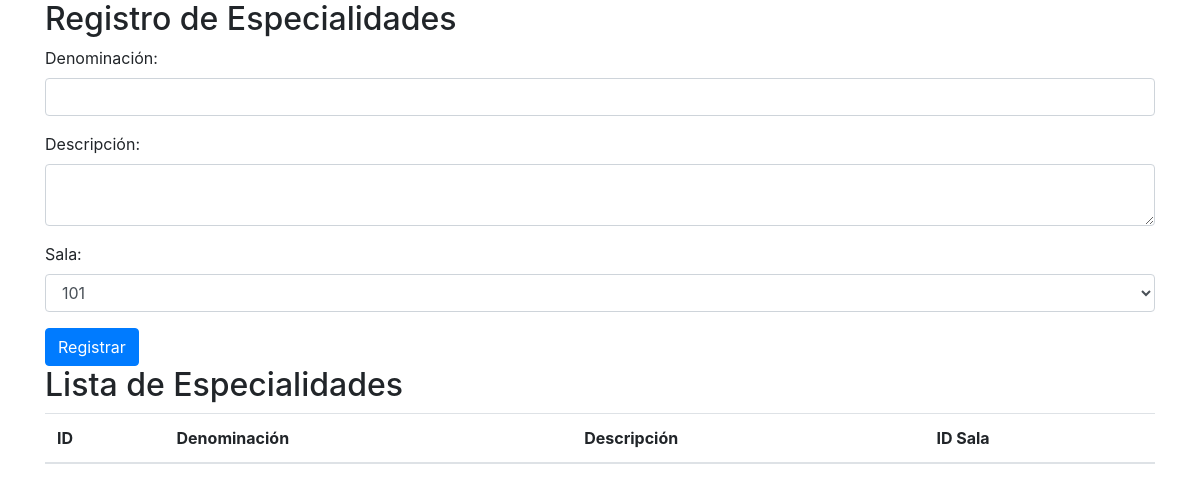
The app's page /admin/permisos/bbb/especialidad.php, older data.
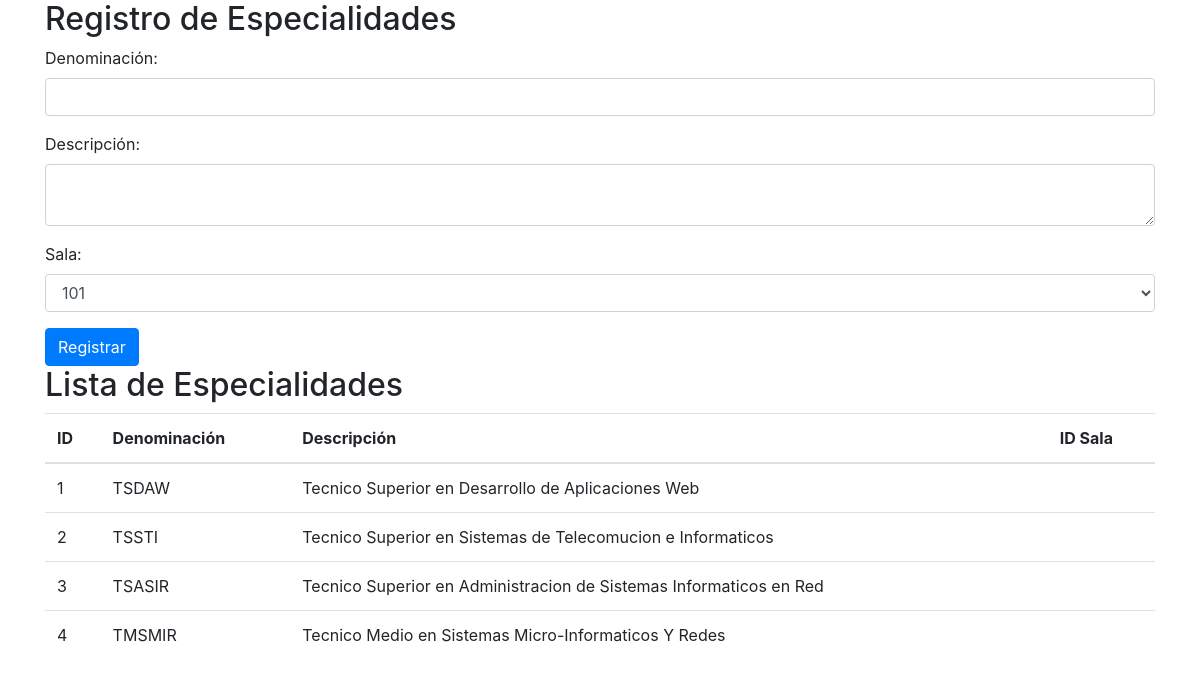
The same page, newer data.
### tables this page shows
create table especialidad(
    id_especialidad int PRIMARY key AUTO_INCREMENT,
    denominacion VARCHAR(45) NOT null,
    descripcion text NOT null
   
);

### admin/permisos/bbb/especialidad.php (the view, shortened to what this page needs)
<?php
include 'db.php';
$stmt = $pdo->query("SELECT * FROM especialidad");
$especialidades = $stmt->fetchAll();
?>
<!DOCTYPE html>
<html lang="es">
<head>
    <link rel="stylesheet" href="https://stackpath.bootstrapcdn.com/bootstrap/4.5.2/css/bootstrap.min.css">
</head>
<body>
<div class="container">
    <h2>Registro de Especialidades</h2>
    <form id="especialidadForm">
        <div class="form-group">
            <label for="denominacion">Denominación:</label>
            <input type="text" class="form-control" id="denominacion" name="denominacion" required>
        </div>
        <div class="form-group">
            <label for="descripcion">Descripción:</label>
            <textarea class="form-control" id="descripcion" name="descripcion" required></textarea>
        </div>
        <div class="form-group">
            <label for="id_sala">Sala:</label>
            <select class="form-control" id="id_sala" name="id_sala" required>
                <?php
                $salas = $pdo->query("SELECT * FROM sala")->fetchAll();
                foreach ($salas as $sala) {
                    echo "<option value='{$sala['id_sala']}'>{$sala['numero']}</option>";
                }
                ?>
            </select>
        </div>
        <button type="submit" class="btn btn-primary">Registrar</button>
    </form>
    <h2>Lista de Especialidades</h2>
    <table class="table">
        <thead>
            <tr>
                <th>ID</th>
                <th>Denominación</th>
                <th>Descripción</th>
                <th>ID Sala</th>
            </tr>
        </thead>
        <tbody>
            <?php foreach ($especialidades as $especialidad): ?>
                <tr>
                    <td><?= $especialidad['id_especialidad'] ?></td>
                    <td><?= $especialidad['denominacion'] ?></td>
                    <td><?= $especialidad['descripcion'] ?></td>
                    <td><?= $especialidad['id_sala'] ?></td>
                </tr>
            <?php endforeach; ?>
        </tbody>
    </table>
</div>
</body>
</html>

Row changes from the older to the newer data that the page shows:
added especialidad: id_especialidad "1", denominacion "TSDAW", descripcion "Tecnico Superior en Desarrollo de Aplicaciones Web"
added especialidad: id_especialidad "2", denominacion "TSSTI", descripcion "Tecnico Superior en Sistemas de Telecomucion e Informaticos"
added especialidad: id_especialidad "3", denominacion "TSASIR", descripcion "Tecnico Superior en Administracion de Sistemas Informaticos en Red"
added especialidad: id_especialidad "4", denominacion "TMSMIR", descripcion "Tecnico Medio en Sistemas Micro-Informaticos Y Redes"
